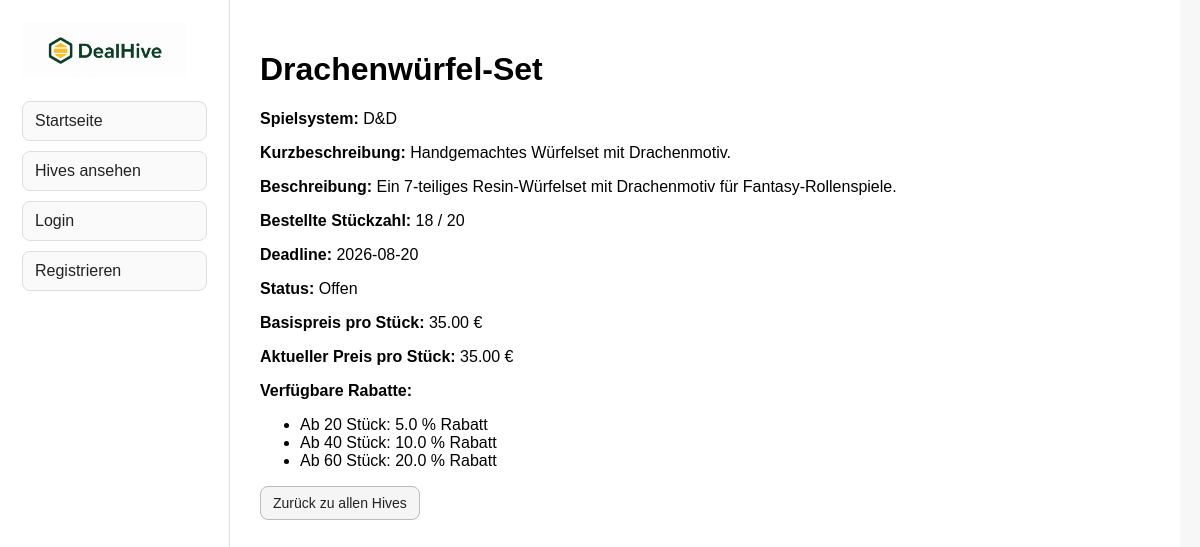
/hives/1, run on the app's committed database.
### tables this page shows
CREATE TABLE hives (
            id INTEGER PRIMARY KEY AUTOINCREMENT,
            title TEXT NOT NULL,
            game_system TEXT NOT NULL,
            short_description TEXT NOT NULL,
            description TEXT NOT NULL,
            deadline TEXT NOT NULL,
            current_participants INTEGER NOT NULL DEFAULT 0,
            min_participants INTEGER NOT NULL,
            base_price REAL NOT NULL DEFAULT 0.0
        );

CREATE TABLE hive_tiers (
            id INTEGER PRIMARY KEY AUTOINCREMENT,
            hive_id INTEGER NOT NULL,
            threshold_quantity INTEGER NOT NULL,
            discount_percent REAL NOT NULL,
            FOREIGN KEY (hive_id) REFERENCES hives(id)
        );

### hives.py (the view)
    @app.route("/hives/<int:hive_id>")
    def hive_detail(hive_id):
        hive = get_hive_by_id(hive_id)
        if hive is None:
            return "Hive wurde nicht gefunden.", 404
        creator_id = get_hive_creator_id(hive_id)
        current_user_id = session.get("user_id")
        hive_status = get_hive_status(
            hive["deadline"],
            hive["current_participants"],
            hive["min_participants"]
        )
        can_join = (
            current_user_id is not None
            and session.get("role") == "buyer"
            and current_user_id != creator_id
            and hive_status != "Abgelaufen"
        )
        can_chat = (
            current_user_id is not None
            and creator_id is not None
            and can_users_chat_in_hive(
                hive_id,
                current_user_id,
                creator_id
            )
        )
        current_price = calculate_current_price(hive_id)
        tiers = get_hive_tiers(hive_id)
        return render_template(
            "hive_detail.html",
            hive=hive,
            creator_id=creator_id,
            current_price=current_price,
            tiers=tiers,
            can_join=can_join,
            can_chat=can_chat,
            hive_status=hive_status
        )

### database.py (called while the page is built)
def parse_deadline(deadline_value):
    try:
        return date.fromisoformat(deadline_value)
    except (TypeError, ValueError):
        return None

def is_deadline_expired(deadline_value):
    parsed_deadline = parse_deadline(deadline_value)
    if parsed_deadline is None:
        return True
    return parsed_deadline < date.today()

def get_hive_status(
    deadline_value,
    current_quantity,
    minimum_quantity
):
    if is_deadline_expired(deadline_value):
        return "Abgelaufen"
    if current_quantity >= minimum_quantity:
        return "Mindestmenge erreicht"
    return "Offen"

def get_connection():
    connection = sqlite3.connect(DATABASE_PATH)
    connection.row_factory = sqlite3.Row
    connection.execute("PRAGMA foreign_keys = ON")
    return connection

def get_hive_by_id(hive_id):
    connection = get_connection()
    hive = connection.execute("""
        SELECT
            hives.id,
            hives.title,
            hives.game_system,
            hives.short_description,
            hives.description,
            hives.deadline,
            COALESCE((
                SELECT SUM(user_hives.quantity)
                FROM user_hives
                WHERE user_hives.hive_id = hives.id
                AND user_hives.relation_type = 'buyer'
            ), 0) AS current_participants,
            hives.min_participants,
            hives.base_price
        FROM hives
        WHERE hives.id = ?
    """, (hive_id,)).fetchone()
    connection.close()
    return hive

def get_hive_creator_id(hive_id):
    connection = get_connection()
    creator = connection.execute("""
        SELECT user_id
        FROM user_hives
        WHERE hive_id = ?
        AND relation_type = 'creator'
    """, (hive_id,)).fetchone()
    connection.close()
    if creator:
        return creator["user_id"]
    return None

def get_hive_tiers(hive_id):
    connection = get_connection()
    tiers = connection.execute("""
        SELECT
            threshold_quantity,
            discount_percent
        FROM hive_tiers
        WHERE hive_id = ?
        ORDER BY threshold_quantity ASC
    """, (hive_id,)).fetchall()
    connection.close()
    return tiers

### templates/hive_detail.html (shortened to what this page needs)
{% extends "layout.html" %}
{% block content %}
    <h1>{{ hive["title"] }}</h1>
    <p>
        <strong>Spielsystem:</strong>
        {{ hive["game_system"] }}
    </p>
    <p>
        <strong>Kurzbeschreibung:</strong>
        {{ hive["short_description"] }}
    </p>
    <p>
        <strong>Beschreibung:</strong>
        {{ hive["description"] }}
    </p>
    <p>
        <strong>Bestellte Stückzahl:</strong>
        {{ hive["current_participants"] }} / {{ hive["min_participants"] }}
    </p>
    <p>
        <strong>Deadline:</strong>
        {{ hive["deadline"] }}
    </p>
    <p>
        <strong>Status:</strong>
        {{ hive_status }}
    </p>
    <p>
        <strong>Basispreis pro Stück:</strong>
        {{ "%.2f"|format(hive["base_price"]) }} €
    </p>
    <p>
        <strong>Aktueller Preis pro Stück:</strong>
        {{ "%.2f"|format(current_price) }} €
    </p>
    {% if tiers %}
        <p><strong>Verfügbare Rabatte:</strong></p>
        <ul>
            {% for tier in tiers %}
                <li>
                    Ab {{ tier.threshold_quantity }} Stück:
                    {{ tier.discount_percent }} % Rabatt
                </li>
            {% endfor %}
        </ul>
    {% endif %}
    <div class="hive-actions">
        <a class="button-link" href="/hives">
            Zurück zu allen Hives
        </a>
    </div>
{% endblock %}

### templates/layout.html (style rules this page uses)
body { margin: 0; font-family: Arial, sans-serif; background-color: #f7f7f7; }
button, .button-link { display: inline-block; padding: 8px 12px; border: 1px solid #bbb; border-radius: 8px; background-color: #f5f5f5; color: #222; text-decoration: none; font-size: 14px; cursor: pointer; box-sizing: border-box; }
.hive-actions { margin-top: 14px; }

### data on the page
hives: title "Drachenwürfel-Set", game_system "D&D", short_description "Handgemachtes Würfelset mit Drachenmotiv.", description "Ein 7-teiliges Resin-Würfelset mit Drachenmotiv für Fantasy-Rollenspiele.", min_participants "20", deadline "2026-08-20", base_price "35.00"
hive_tiers: threshold_quantity "20", discount_percent "5.0"
hive_tiers: threshold_quantity "40", discount_percent "10.0"
hive_tiers: threshold_quantity "60", discount_percent "20.0"

### other printed values
{{ hive["current_participants"] }} "18"
{{ hive_status }} "Offen"
{{ "%.2f"|format(current_price) }} "35.00"
